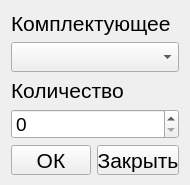
<?xml version="1.0" encoding="UTF-8"?>
<ui version="4.0">
 <class>Form</class>
 <widget class="QWidget" name="Form">
  <property name="geometry">
   <rect>
    <x>0</x>
    <y>0</y>
    <width>190</width>
    <height>185</height>
   </rect>
  </property>
  <property name="minimumSize">
   <size>
    <width>190</width>
    <height>185</height>
   </size>
  </property>
  <property name="maximumSize">
   <size>
    <width>190</width>
    <height>185</height>
   </size>
  </property>
  <property name="windowTitle">
   <string>доп. материал</string>
  </property>
  <layout class="QGridLayout" name="gridLayout_2">
   <item row="0" column="0">
    <widget class="QLabel" name="additional_label">
     <property name="font">
      <font>
       <pointsize>16</pointsize>
      </font>
     </property>
     <property name="text">
      <string>Комплектующее</string>
     </property>
    </widget>
   </item>
   <item row="1" column="0">
    <widget class="QComboBox" name="materials">
     <property name="font">
      <font>
       <pointsize>14</pointsize>
      </font>
     </property>
    </widget>
   </item>
   <item row="2" column="0">
    <widget class="QLabel" name="count_label">
     <property name="font">
      <font>
       <pointsize>16</pointsize>
      </font>
     </property>
     <property name="text">
      <string>Количество</string>
     </property>
    </widget>
   </item>
   <item row="3" column="0">
    <widget class="QSpinBox" name="count">
     <property name="font">
      <font>
       <pointsize>14</pointsize>
      </font>
     </property>
    </widget>
   </item>
   <item row="4" column="0">
    <layout class="QHBoxLayout" name="horizontalLayout">
     <item>
      <widget class="QPushButton" name="ok">
       <property name="font">
        <font>
         <pointsize>16</pointsize>
        </font>
       </property>
       <property name="text">
        <string>ОК</string>
       </property>
      </widget>
     </item>
     <item>
      <widget class="QPushButton" name="closing">
       <property name="font">
        <font>
         <pointsize>16</pointsize>
        </font>
       </property>
       <property name="text">
        <string>Закрыть</string>
       </property>
      </widget>
     </item>
    </layout>
   </item>
  </layout>
 </widget>
 <resources/>
 <connections/>
</ui>
